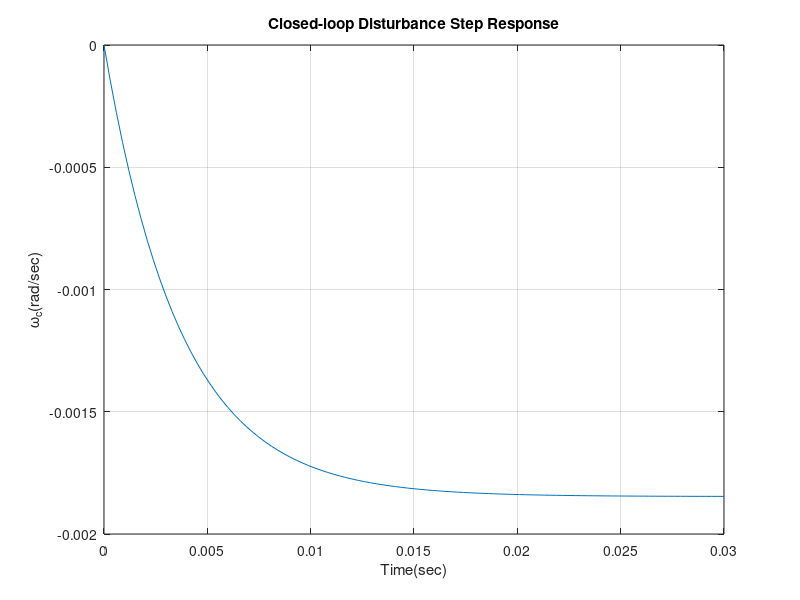

Here is the MATLAB script that generated this plot:
%Speed Tachometer Example
% 
Ra=1; Km=10; J=2; b=0.5; Kb=0.1; Ka=54; Kt=1; 
num1=[1]; den1=[J,b]; sys1=tf(num1,den1);
num2=[Ka*Kt]; den2=[1];sys2=tf(num2,den2); 
num3=[Kb]; den3=[1];sys3=tf(num3,den3);
num4=[Km/Ra];den4=[1];sys4=tf(num4,den4);
sysa=parallel(sys2,sys3);
sysb=series(sysa,sys4); 
sys_c=feedback(sys1,sysb);
%
sys_c  = -sys_c;
[yc,T] = step(sys_c);
plot(T,yc)
title('Closed-loop Disturbance Step Response') 
xlabel('Time(sec)'),ylabel('\omega_c(rad/sec)'),grid
%
yc(length(T))